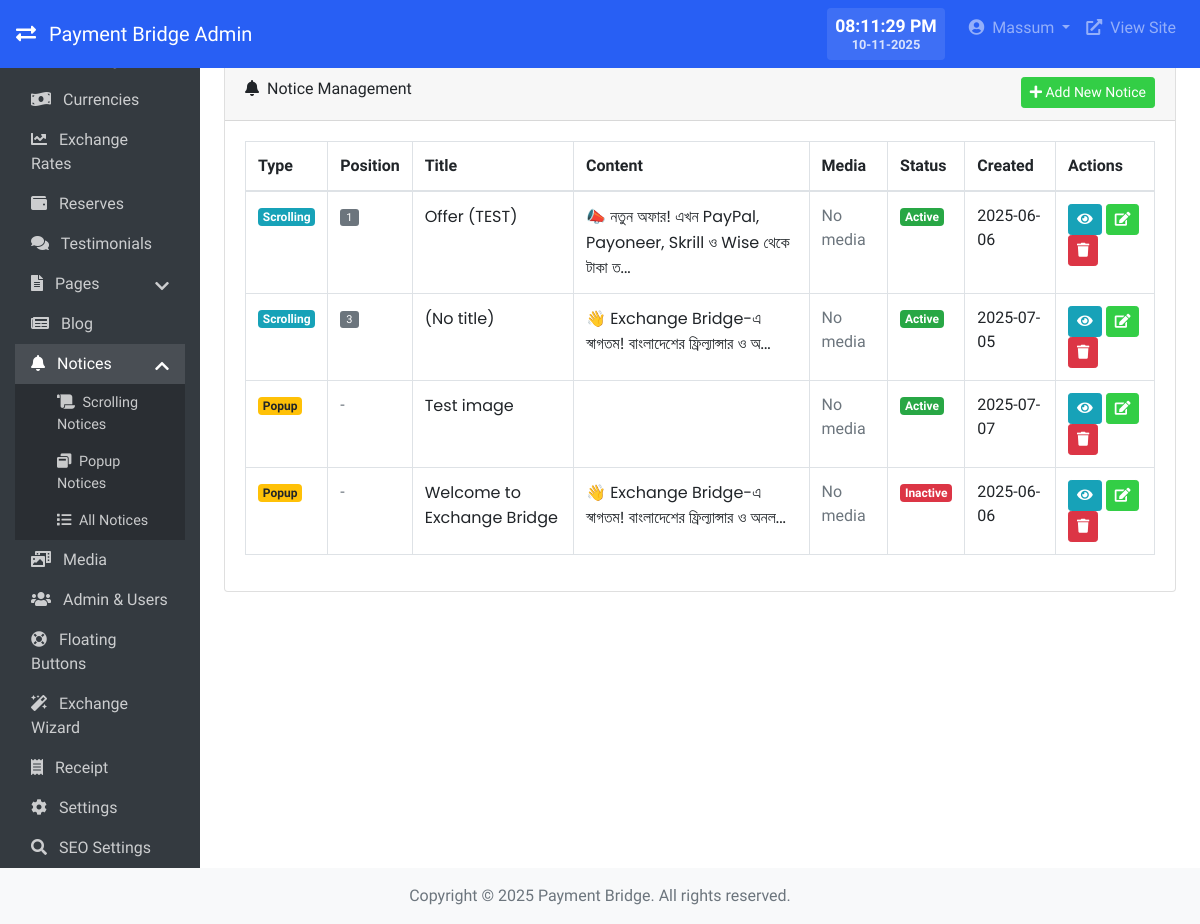
/admin/notices/index.php (signed in), run on the app's committed database.
### tables this page shows
CREATE TABLE `settings` (
  `id` int(11) NOT NULL,
  `setting_key` varchar(100) NOT NULL,
  `setting_value` text DEFAULT NULL,
  `created_at` timestamp NOT NULL DEFAULT current_timestamp(),
  `updated_at` timestamp NOT NULL DEFAULT current_timestamp() ON UPDATE current_timestamp()
);

CREATE TABLE `users` (
  `id` int(11) NOT NULL,
  `username` varchar(50) NOT NULL,
  `email` varchar(100) NOT NULL,
  `password` varchar(255) NOT NULL,
  `role` enum('admin','manager','editor') NOT NULL DEFAULT 'editor',
  `status` enum('active','inactive') NOT NULL DEFAULT 'active',
  `last_login` datetime DEFAULT NULL,
  `created_at` timestamp NOT NULL DEFAULT current_timestamp(),
  `updated_at` timestamp NOT NULL DEFAULT current_timestamp() ON UPDATE current_timestamp()
);

CREATE TABLE `notices` (
  `id` int(11) NOT NULL,
  `type` enum('scrolling','popup') NOT NULL,
  `position` int(11) DEFAULT 1,
  `title` varchar(255) DEFAULT NULL,
  `content` text DEFAULT NULL,
  `image_path` varchar(255) DEFAULT NULL,
  `status` enum('active','inactive') NOT NULL DEFAULT 'active',
  `created_at` timestamp NOT NULL DEFAULT current_timestamp(),
  `updated_at` timestamp NOT NULL DEFAULT current_timestamp() ON UPDATE current_timestamp()
);

### admin/notices/index.php (the view, shortened to what the rows shown need)
<?php
require_once '../../includes/db.php';
require_once '../../includes/functions.php';
require_once '../../includes/auth.php';
$db = Database::getInstance();
$notices = $db->getRows("SELECT * FROM notices ORDER BY type, position ASC, created_at DESC");
include '../includes/header.php';
?>
<link href="https://cdn.quilljs.com/1.3.6/quill.snow.css" rel="stylesheet">
<div class="card mb-4">
    <div class="card-body">
        <div class="table-responsive">
            <table class="table table-bordered" width="100%" cellspacing="0">
                <thead>
                    <tr>
                        <th>Type</th>
                        <th>Position</th>
                        <th>Title</th>
                        <th>Content</th>
                        <th>Media</th>
                        <th>Status</th>
                        <th>Created</th>
                        <th>Actions</th>
                    </tr>
                </thead>
                <tbody>
                    <?php if (count($notices) > 0): ?>
                    <?php foreach ($notices as $notice): ?>
                    <tr>
                        <td>
                            <span class="badge badge-<?php echo $notice['type'] === 'scrolling' ? 'info' : 'warning'; ?>">
                                <?php echo ucfirst($notice['type']); ?>
                            </span>
                        </td>
                        <td>
                            <?php if ($notice['type'] === 'scrolling'): ?>
                                <span class="position-badge"><?php echo $notice['position'] ?? 1; ?></span>
                            <?php else: ?>
                                <span class="text-muted">-</span>
                            <?php endif; ?>
                        </td>
                        <td class="notice-content"><?php echo $notice['title'] ? htmlspecialchars($notice['title']) : '(No title)'; ?></td>
                        <td class="notice-content">
                            <?php
                            $content = strip_tags($notice['content']);
                            echo mb_substr($content, 0, 60, 'UTF-8') . (mb_strlen($content, 'UTF-8') > 60 ? '...' : '');
                            ?>
                        </td>
                        <td>
                            <?php if (!empty($notice['image_path'])): ?>
                                <?php
                                $imagePath = SITE_URL . '/assets/uploads/notices/' . $notice['image_path'];
                                $extension = strtolower(pathinfo($notice['image_path'], PATHINFO_EXTENSION));
                                ?>
                                <?php if (in_array($extension, ['mp4', 'webm', 'ogg'])): ?>
                                    <video class="img-thumbnail" style="max-width: 50px; max-height: 50px;" muted>
                                        <source src="<?php echo $imagePath; ?>" type="video/<?php echo $extension; ?>">
                                    </video>
                                <?php else: ?>
                                    <img src="<?php echo $imagePath; ?>" alt="Notice Media" class="img-thumbnail" style="max-width: 50px; max-height: 50px;">
                                <?php endif; ?>
                            <?php else: ?>
                                <span class="text-muted">No media</span>
                            <?php endif; ?>
                        </td>
                        <td>
                            <span class="badge badge-<?php echo $notice['status'] === 'active' ? 'success' : 'danger'; ?>">
                                <?php echo ucfirst($notice['status']); ?>
                            </span>
                        </td>
                        <td><?php echo date('Y-m-d', strtotime($notice['created_at'])); ?></td>
                        <td>
                            <button type="button" class="btn btn-info btn-sm view-notice"
                                data-id="<?php echo $notice['id']; ?>"
                                data-type="<?php echo $notice['type']; ?>"
                                data-title="<?php echo htmlspecialchars($notice['title']); ?>"
                                data-content="<?php echo htmlspecialchars($notice['content']); ?>"
                                data-image="<?php echo $notice['image_path']; ?>"
                                data-position="<?php echo $notice['position'] ?? 1; ?>"
                                data-status="<?php echo $notice['status']; ?>">
                                <i class="fas fa-eye"></i>
                            </button>
                            <button type="button" class="btn btn-primary btn-sm edit-notice"
                                data-id="<?php echo $notice['id']; ?>"
                                data-type="<?php echo $notice['type']; ?>"
                                data-title="<?php echo htmlspecialchars($notice['title']); ?>"
                                data-content="<?php echo htmlspecialchars($notice['content']); ?>"
                                data-image="<?php echo $notice['image_path']; ?>"
                                data-position="<?php echo $notice['position'] ?? 1; ?>"
                                data-status="<?php echo $notice['status']; ?>">
                                <i class="fas fa-edit"></i>
                            </button>
                            <a href="delete.php?id=<?php echo $notice['id']; ?>" class="btn btn-danger btn-sm delete-confirm">
                                <i class="fas fa-trash"></i>
                            </a>
                        </td>
                    </tr>
                    <?php endforeach; ?>
                    <?php else: ?>
                    <tr>
                        <td colspan="8" class="text-center">No notices found</td>
                    </tr>
                    <?php endif; ?>
                </tbody>
            </table>
        </div>
    </div>
</div>
<?php include '../includes/footer.php'; ?>

### admin/includes/header.php (shortened to what the rows shown need)
<?php
$user = Auth::getUser();
?>
<!DOCTYPE html>
<html lang="en">
<head>
    <link href="https://stackpath.bootstrapcdn.com/bootstrap/4.5.2/css/bootstrap.min.css" rel="stylesheet">
    <link rel="stylesheet" href="https://cdnjs.cloudflare.com/ajax/libs/font-awesome/5.15.3/css/all.min.css">
    <link rel="stylesheet" href="<?php echo ADMIN_URL; ?>/assets/css/admin.css">
</head>
<body>
    <nav class="navbar navbar-expand-lg navbar-dark bg-dark fixed-top">
        <a class="navbar-brand" href="<?php echo ADMIN_URL; ?>/index.php">
            <i class="fas fa-exchange-alt mr-2"></i>
            <?php echo getSetting('site_name', SITE_NAME); ?> Admin
        </a>
        <div class="collapse navbar-collapse" id="navbarNav">
            <ul class="navbar-nav ml-auto">
                <li class="nav-item dropdown">
                    <a class="nav-link dropdown-toggle" href="#" id="navbarDropdown" role="button" data-toggle="dropdown" aria-haspopup="true" aria-expanded="false">
                        <i class="fas fa-user-circle mr-1"></i> <?php echo htmlspecialchars($user['username']); ?>
                    </a>
                </li>
            </ul>
        </div>
    </nav>
    <div class="container-fluid">
        <div class="row">
            <main role="main" class="col-md-10 ml-sm-auto px-4 content">

### admin/includes/footer.php (shortened to what the rows shown need)
</main>
        </div>
    </div>
    <footer class="footer mt-auto py-3 bg-light">
        <div class="container-fluid text-center">
            <span class="text-muted">Copyright &copy; <?php echo date('Y'); ?> <?php echo getSetting('site_name', SITE_NAME); ?>. All rights reserved.</span>
        </div>
    </footer>
</body>
</html>

### data on the page
settings: setting_value "Payment Bridge"
users: username "Massum"
notices: type "Scrolling", position "1", title "Offer (TEST)", content "📣 নতুন অফার! এখন PayPal, Payoneer, Skrill ও Wise থেকে টাকা ত", image_path "No media", status "Active", created_at "2025-06-06"
notices: type "Scrolling", position "3", title "(No title)", content "👋 Exchange Bridge-এ স্বাগতম! বাংলাদেশের ফ্রিল্যান্সার ও অ", shows "No media", status "Active", created_at "2025-07-05"
notices: type "Popup", title "Test image", shows "No media", status "Active", created_at "2025-07-07"
notices: type "Popup", title "Welcome to Exchange Bridge", content "👋 Exchange Bridge-এ স্বাগতম! বাংলাদেশের ফ্রিল্যান্সার ও অনল", image_path "No media", status "Inactive", created_at "2025-06-06"
